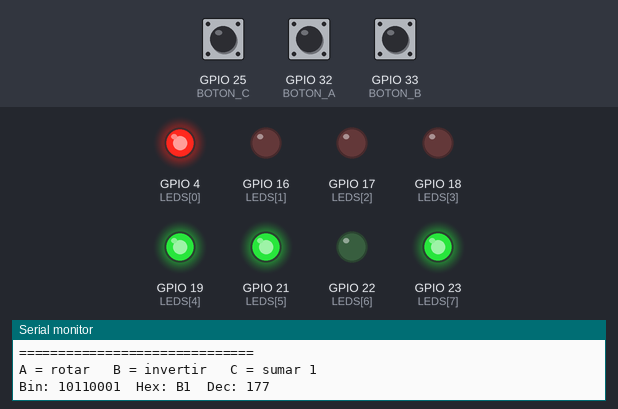
Simulated run of this sketch. Board: ESP32. On the bench: output pins drawn as LEDs (lit = HIGH), the last lines printed to the serial monitor. Dashed ring = blinking. The inputs (shaded band) are chosen by the test bench; at power-on: GPIO 25 (BOTON_C) HIGH, GPIO 32 (BOTON_A) HIGH, GPIO 33 (BOTON_B) HIGH.

Above: at 1.2 s.
1.3 s: GPIO 25 (BOTON_C) pulled LOW for 1 s
At 3.3 s:
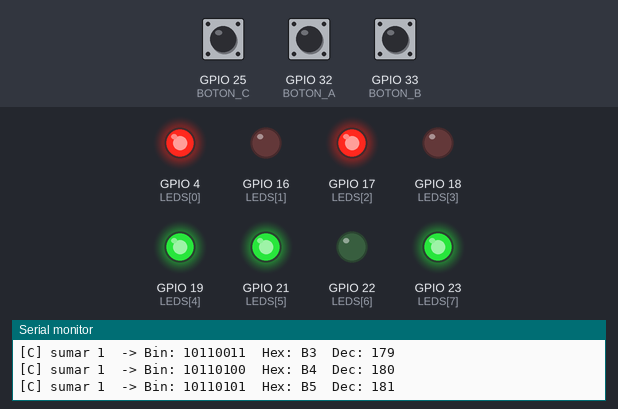
3.8 s: GPIO 32 (BOTON_A) pulled LOW for 3.2 s
At 7.6 s:
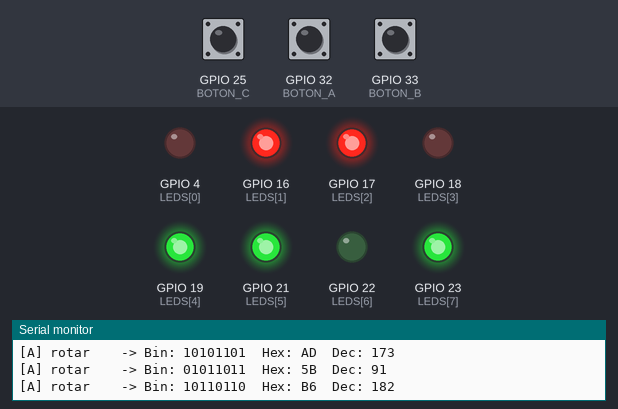
8.5 s: GPIO 33 (BOTON_B) pulled LOW for 0.15 s
At 8.8 s:
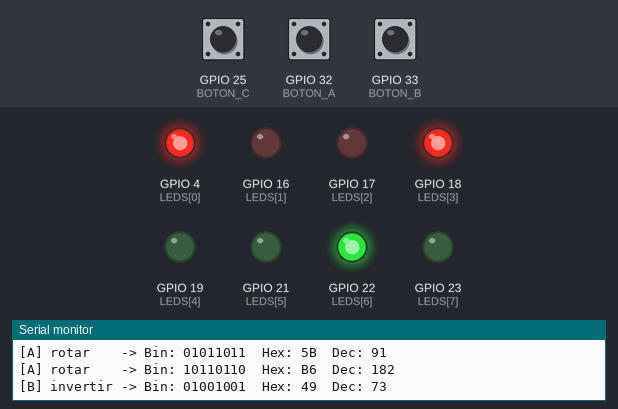
10.1 s: GPIO 25 (BOTON_C) pulled LOW for 0.15 s
At 11.2 s:
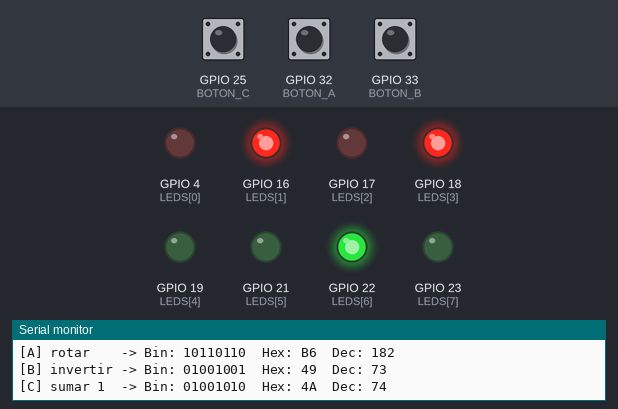
11.7 s: GPIO 32 (BOTON_A) pulled LOW for 0.15 s
At 12.4 s:
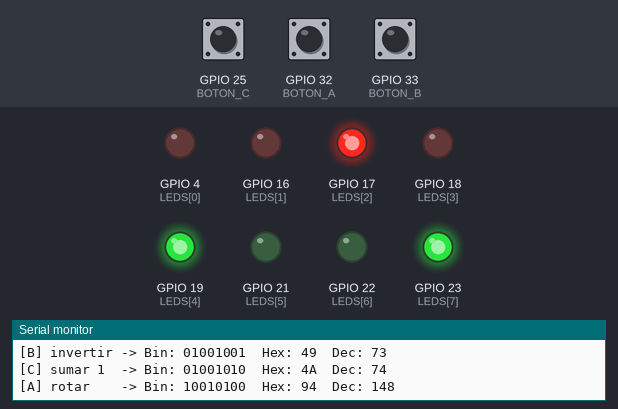
13.3 s: GPIO 32 (BOTON_A) pulled LOW for 1 s
At 13.92 s:
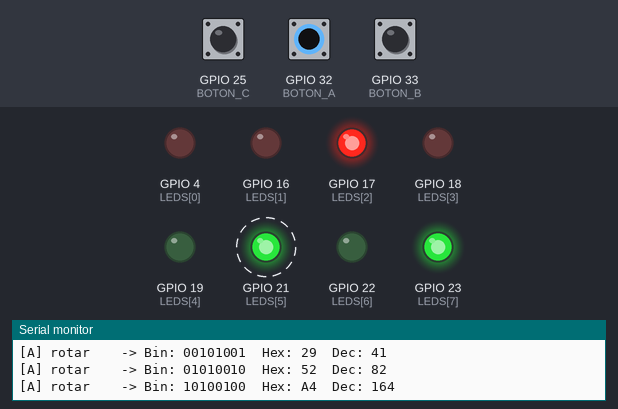
Timing chart, 0 to 16.3 s (numbered marks = the images above; inputs shaded):
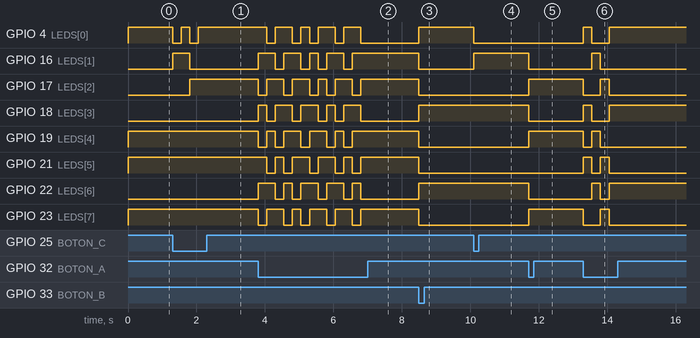

The sketch:

sketch.ino
```cpp
// ============================================================
// Entrenador Lógico - Clase 5
// Alumno/a: (nombre y apellido)
// Qué hace: los 8 LEDs son un registro de 8 bits (uint8_t).
//           A = rota el registro a la izquierda (circular)
//           B = invierte todos los bits (~)
//           C = suma 1
//           Siempre muestra el registro en L7..L0 e imprime su
//           valor en binario, hexadecimal y decimal.
// ============================================================

#include <Arduino.h>

// ---------- Pines ----------
const int LEDS[8] = {4, 16, 17, 18, 19, 21, 22, 23};  // L0 ... L7
const int BOTON_A = 32;
const int BOTON_B = 33;
const int BOTON_C = 25;

// ---------- El registro ----------
uint8_t registro = 0b10110001;   // valor inicial: 0xB1 = 177

// ---------- Funciones de bits ----------

// Muestra los 8 bits de 'valor' en los LEDs (bit i -> Li)
void mostrarByte(uint8_t valor) {
  for (int i = 0; i < 8; i++) {
    digitalWrite(LEDS[i], (valor >> i) & 1);
  }
}

// Imprime los 8 bits, del 7 al 0 (printf no tiene %b)
void imprimirBinario(uint8_t valor) {
  for (int i = 7; i >= 0; i--) {
    Serial.printf("%d", (valor >> i) & 1);
  }
}

// Rotación circular a la izquierda: el bit 7 vuelve a entrar por el bit 0
uint8_t rotarIzquierda(uint8_t x) {
  return (x << 1) | (x >> 7);
}

// Imprime el registro y lo muestra en los LEDs
void actualizar(uint8_t valor) {
  mostrarByte(valor);
  Serial.printf("Bin: ");
  imprimirBinario(valor);
  Serial.printf("  Hex: %02X  Dec: %u\n", valor, valor);
}

void imprimirCartel() {
  Serial.printf("==============================\n");
  Serial.printf("  Entrenador Logico de Ana\n");
  Serial.printf("  Sistemas Logicos - UNSE 2026\n");
  Serial.printf("  Clase 5: registro de 8 bits\n");
  Serial.printf("==============================\n");
  Serial.printf("A = rotar   B = invertir   C = sumar 1\n\n");
}

void setup() {
  Serial.begin(115200);

  for (int i = 0; i < 8; i++) {
    pinMode(LEDS[i], OUTPUT);
  }
  pinMode(BOTON_A, INPUT_PULLUP);
  pinMode(BOTON_B, INPUT_PULLUP);
  pinMode(BOTON_C, INPUT_PULLUP);

  imprimirCartel();
  actualizar(registro);
}

void loop() {
  bool a = !digitalRead(BOTON_A);   // apretado = LOW, por eso el !
  bool b = !digitalRead(BOTON_B);
  bool c = !digitalRead(BOTON_C);

  // PROVISORIO: si el botón está apretado, hacemos la acción y esperamos
  // 250 ms. Si se lo mantiene apretado, la acción se repite. En la Clase 7
  // lo arreglamos con detección de flanco.
  if (a) {
    registro = rotarIzquierda(registro);
    Serial.printf("[A] rotar    -> ");
    actualizar(registro);
    delay(250);
  } else if (b) {
    registro = ~registro;
    Serial.printf("[B] invertir -> ");
    actualizar(registro);
    delay(250);
  } else if (c) {
    registro++;                     // 255 + 1 vuelve a 0
    Serial.printf("[C] sumar 1  -> ");
    actualizar(registro);
    delay(250);
  }
}
```

Measured:
- after the input at 1.3 s, GPIO 4 (LEDS[0]): alternates HIGH for 0.25 s and LOW for 0.25 s, 4 changes in all, then stays HIGH, starting at once; GPIO 16 (LEDS[1]): LOW → HIGH at once, → LOW 0.50 s later; GPIO 17 (LEDS[2]): LOW → HIGH after 0.50 s
- after the input at 3.8 s, GPIO 4 (LEDS[0]): HIGH → LOW after 0.25 s, → HIGH 0.25 s later, → LOW 0.50 s later, → HIGH 0.25 s later, … (9 changes in this stretch); GPIO 16 (LEDS[1]): LOW → HIGH at once, → LOW 0.50 s later, → HIGH 0.25 s later, → LOW 0.50 s later, … (9 changes in this stretch)
- after the input at 8.5 s, GPIO 4 (LEDS[0]), GPIO 18 (LEDS[3]), GPIO 22 (LEDS[6]): LOW → HIGH at once; GPIO 16 (LEDS[1]), GPIO 17 (LEDS[2]), GPIO 19 (LEDS[4]), GPIO 21 (LEDS[5]), GPIO 23 (LEDS[7]): HIGH → LOW at once
- after the input at 10.1 s, GPIO 4 (LEDS[0]): HIGH → LOW at once; GPIO 16 (LEDS[1]): LOW → HIGH at once
- after the input at 11.7 s, GPIO 16 (LEDS[1]), GPIO 18 (LEDS[3]), GPIO 22 (LEDS[6]): HIGH → LOW at once; GPIO 17 (LEDS[2]), GPIO 19 (LEDS[4]), GPIO 23 (LEDS[7]): LOW → HIGH at once
- after the input at 13.3 s, GPIO 4 (LEDS[0]): LOW → HIGH at once, → LOW 0.25 s later, → HIGH 0.50 s later; GPIO 16 (LEDS[1]): LOW → HIGH after 0.25 s, → LOW 0.25 s later
